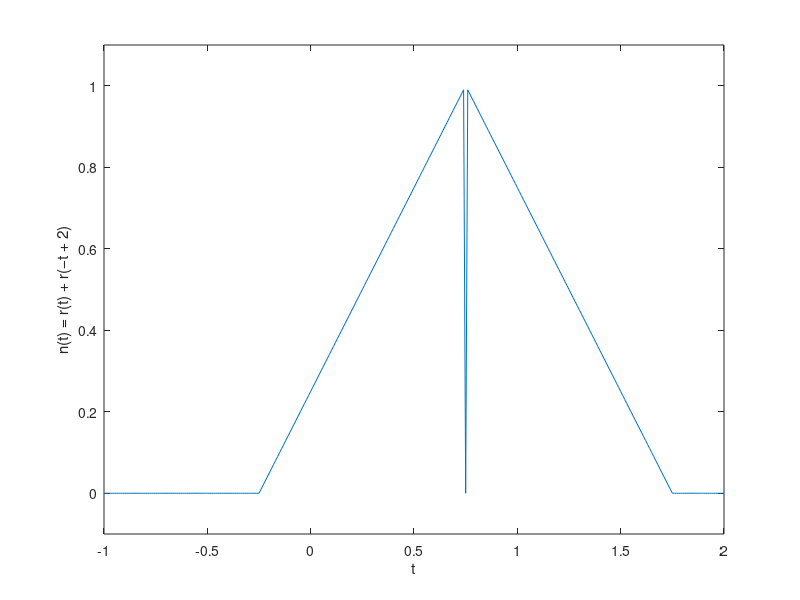

Write MATLAB code to recreate this figure.
p= @(t) 1.0.*((t>=0)&(t<1));
t= (-1:0.01:2); 
r= @(t) t.*(p(t));
n= @(t) r(t) + r(-t+2);
%plot(t, n(t));
%plot(t, n(t+(1/2)));
%plot(t, n((1/2)*t));
n3= @(t) n(t+(1/2));
%plot(t, n3(t));
n4= @(t) n3((1/2)*t);
plot(t, n(t+(1/4)));
%plot(t, n(t+(1/4)));
xlabel('t'); ylabel('n(t) = r(t) + r(−t + 2)');
axis([-1 2 -.1 1.1]);

